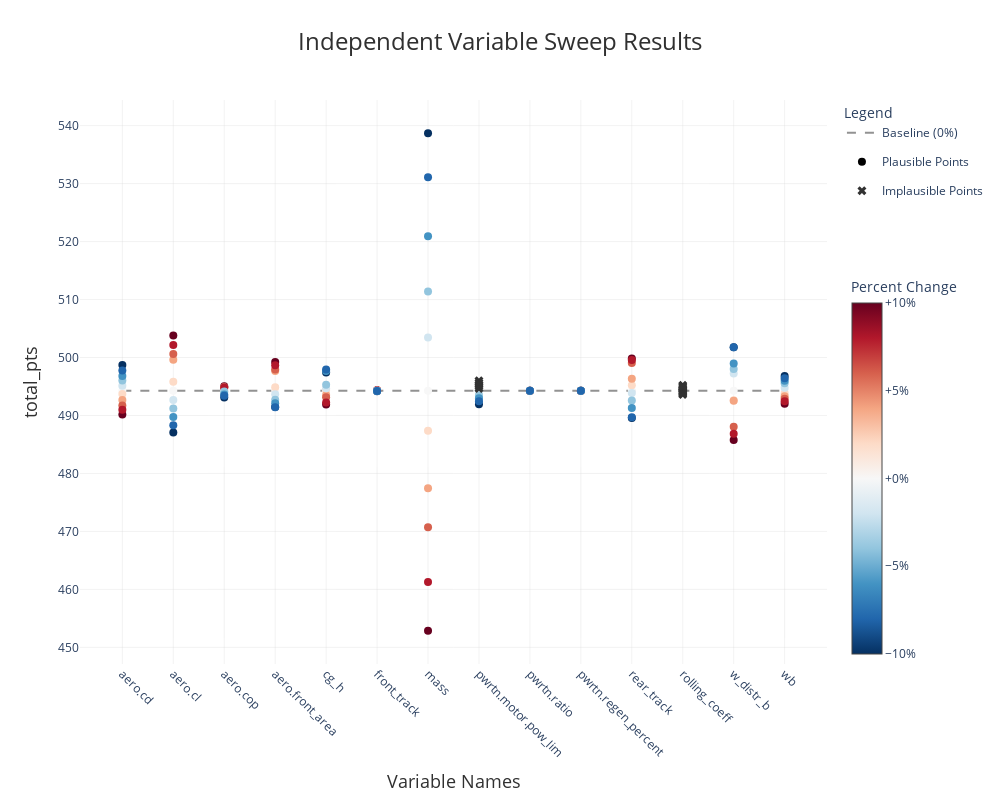

The notebook cell saved with this chart:
### Code cell
arr_sweep_results.plot()

### Figure 1 — Plotly figure (JSON) as saved in the notebook; plotly's stock layout.template omitted (floating-point values rounded to 4 significant figures; data arrays with more than 128 entries replaced by an {"elided": "..."} marker saying what was removed)
{"data": [{"line": {"color": "rgba(100, 100, 100, 0.7)", "dash": "dash", "width": 2}, "mode": "lines", "name": "Baseline (0%)", "type": "scatter", "x": ["aero.cd", "aero.cl", "aero.cop", "aero.front_area", "cg_h", "front_track", "mass", "pwrtn.motor.pow_lim", "pwrtn.ratio", "pwrtn.regen_percent", "rear_track", "rolling_coeff", "w_distr_b", "wb"], "y": [494.3, 494.3, 494.3, 494.3, 494.3, 494.3, 494.3, 494.3, 494.3, 494.3, 494.3, 494.3, 494.3, 494.3]}, {"hovertemplate": "%{x}<br>Points: %{y:.1f}<br>%{text}<extra></extra>", "marker": {"color": {"elided": "139 float values"}, "colorbar": {"len": 0.7, "tickformat": "+.0%", "title": {"text": "Percent Change"}, "y": 0, "yanchor": "bottom"}, "colorscale": [[0, "rgb(5,48,97)"], [0.1, "rgb(33,102,172)"], [0.2, "rgb(67,147,195)"], [0.3, "rgb(146,197,222)"], [0.4, "rgb(209,229,240)"], [0.5, "rgb(247,247,247)"], [0.6, "rgb(253,219,199)"], [0.7, "rgb(244,165,130)"], [0.8, "rgb(214,96,77)"], [0.9, "rgb(178,24,43)"], [1, "rgb(103,0,31)"]], "size": 8}, "mode": "markers", "name": "Plausible Points", "showlegend": false, "text": {"elided": "139 str values"}, "type": "scatter", "x": {"elided": "139 str values"}, "y": {"elided": "139 float values"}}, {"legendgroup": "plausible", "marker": {"color": "black", "size": 8}, "mode": "markers", "name": "Plausible Points", "showlegend": true, "type": "scatter", "x": [null], "y": [null]}, {"hovertemplate": "%{x}<br>Points: %{y:.1f}<br>%{text} (Implausible)<extra></extra>", "marker": {"color": "rgba(50, 50, 50, 1.0)", "size": 8, "symbol": "x"}, "mode": "markers", "name": "Implausible Points", "text": ["Step: +10%", "Step: +10%", "Step: +2%", "Step: +2%", "Step: +4%", "Step: +4%", "Step: +6%", "Step: +6%", "Step: +8%", "Step: +8%", "Step: -10%", "Step: -2%", "Step: -4%", "Step: -6%", "Step: -8%"], "type": "scatter", "x": ["pwrtn.motor.pow_lim", "rolling_coeff", "pwrtn.motor.pow_lim", "rolling_coeff", "pwrtn.motor.pow_lim", "rolling_coeff", "pwrtn.motor.pow_lim", "rolling_coeff", "pwrtn.motor.pow_lim", "rolling_coeff", "rolling_coeff", "rolling_coeff", "rolling_coeff", "rolling_coeff", "rolling_coeff"], "y": [496.0, 493.6, 494.7, 494.1, 495.0, 494.2, 495.3, 494.0, 495.7, 493.8, 495.2, 494.5, 494.7, 494.9, 495.1]}], "layout": {"height": 800, "hovermode": "closest", "legend": {"title": {"text": "Legend"}}, "margin": {"b": 80, "l": 80, "r": 120, "t": 100}, "plot_bgcolor": "white", "title": {"font": {"color": "#303030", "size": 24}, "text": "Independent Variable Sweep Results", "x": 0.5, "xanchor": "center"}, "width": 1000, "xaxis": {"gridcolor": "rgba(211, 211, 211, 0.3)", "gridwidth": 1, "showgrid": true, "tickangle": 45, "title": {"font": {"color": "#303030", "size": 18}, "text": "Variable Names"}}, "yaxis": {"gridcolor": "rgba(211, 211, 211, 0.3)", "gridwidth": 1, "showgrid": true, "title": {"font": {"color": "#303030", "size": 18}, "text": "total_pts"}, "zeroline": true, "zerolinecolor": "rgba(211, 211, 211, 0.8)", "zerolinewidth": 2}}}
